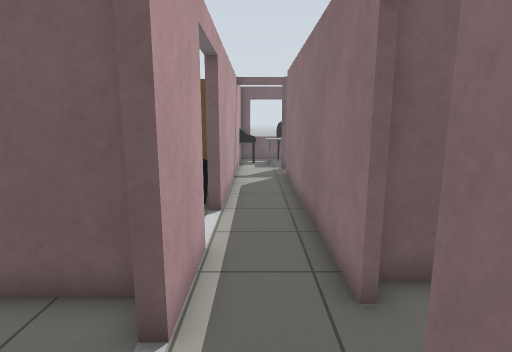
[1] (above)

24 first-person views from a walk through a Gazebo world. The camera is 1.3 m above the floor, tilts 10° down and sees 80° across. The floor is counted in squares, 0.5 m on a side. Each view is taken from the middle of a square. On the plan, view 1 faces up. The plan holds only what a view shows up to about 20 squares ahead; the rest is blank. The place goes on beyond the plan. Simple patterns stand in for the simulator's built-in surfaces. Some stock models are drawn as simple stand-ins. Surface patterns are stand-ins for the level's own textures.

[2]
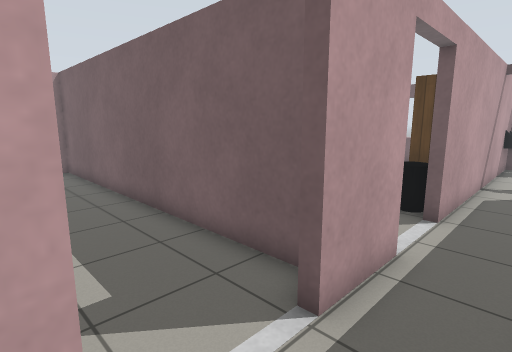

[3]
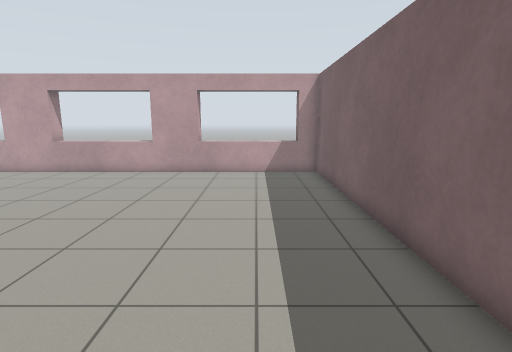

[4]
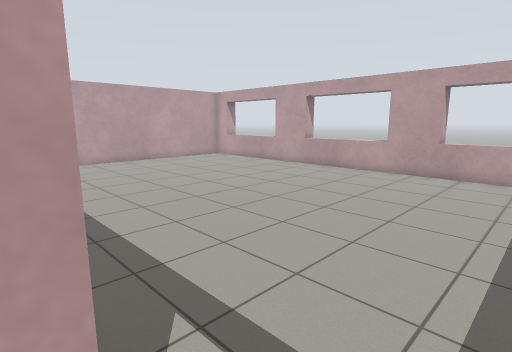

[5]
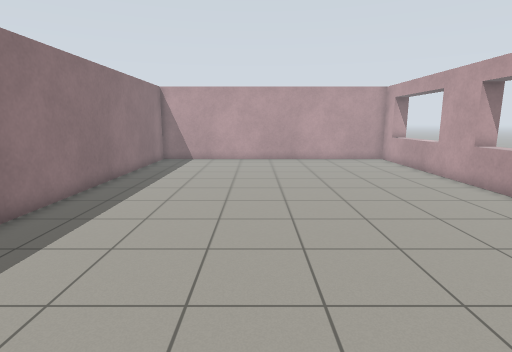

[6]
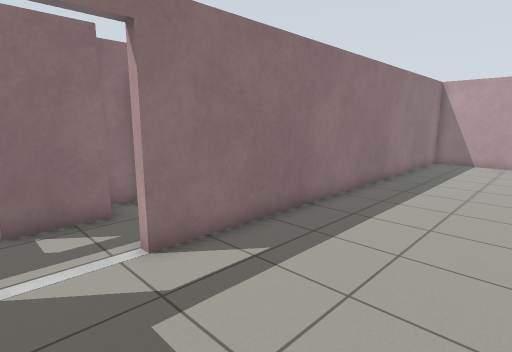

[7]
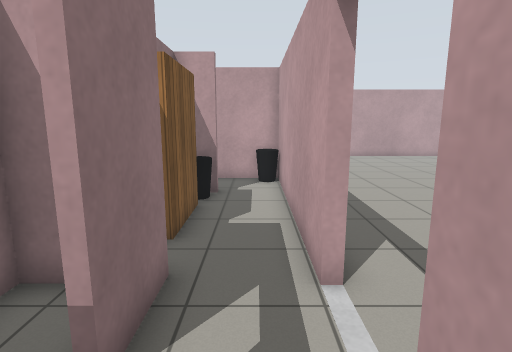

[8]
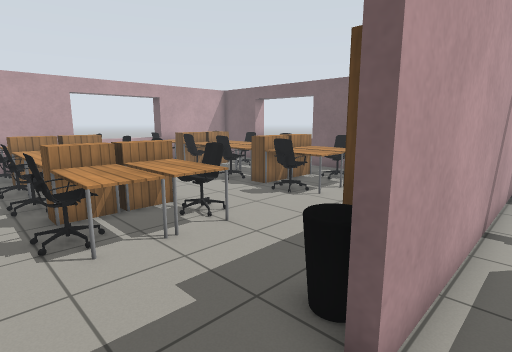

[9]
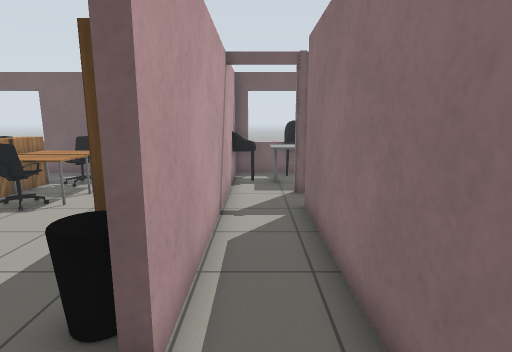

[10]
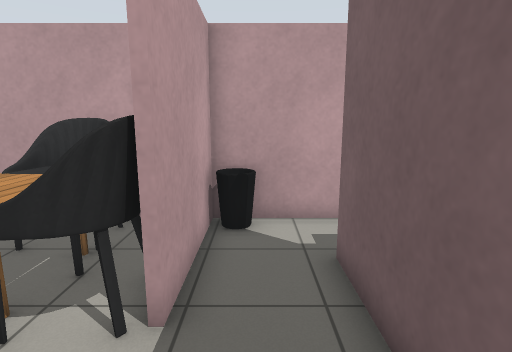

[11]
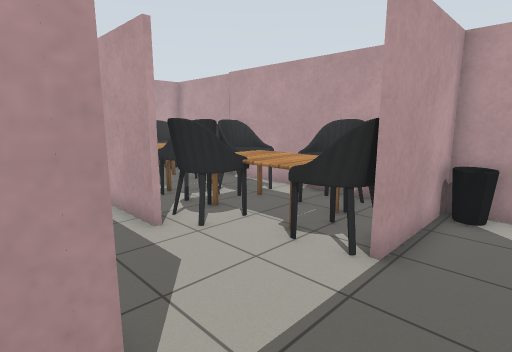

[12]
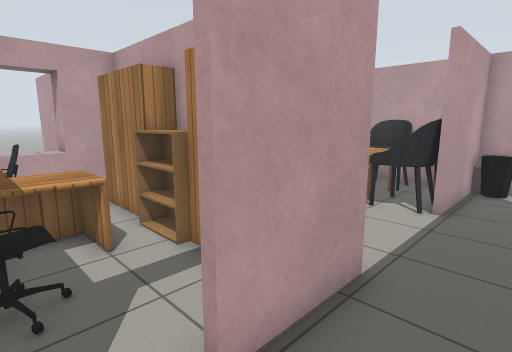

[13]
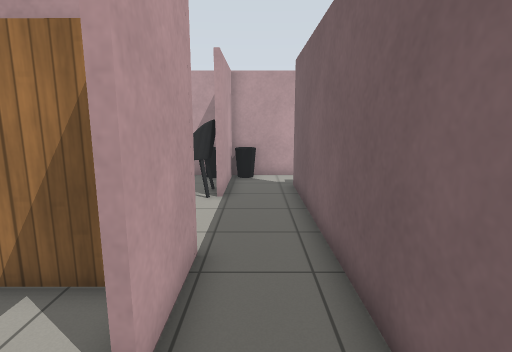

[14]
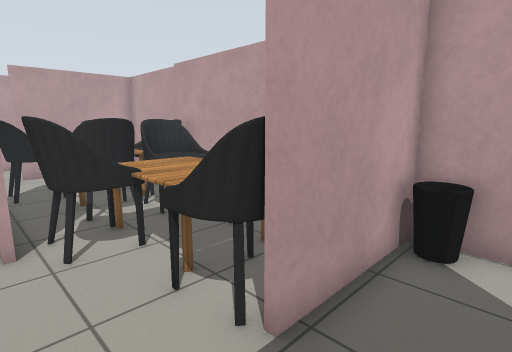

[15]
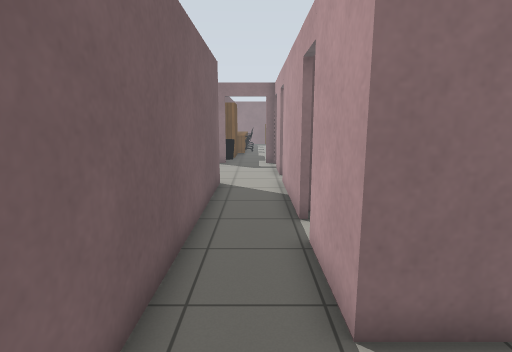

[16]
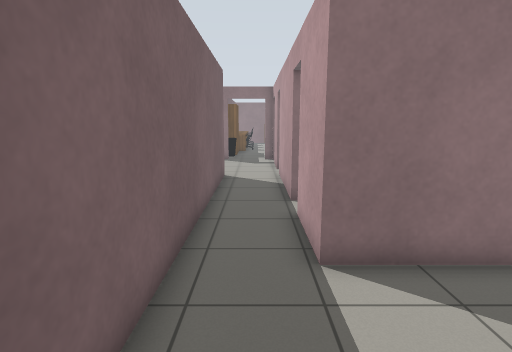

[17]
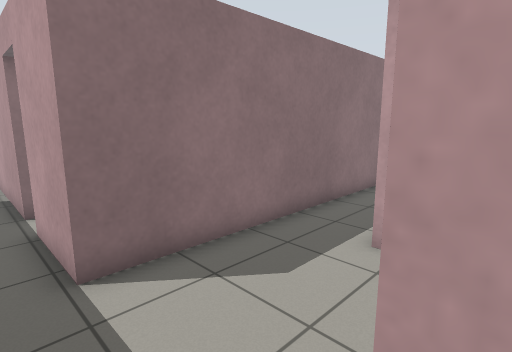

[18]
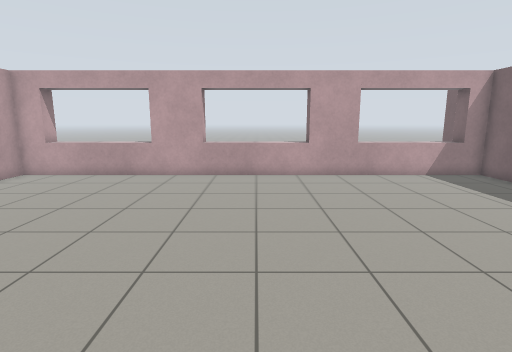

[19]
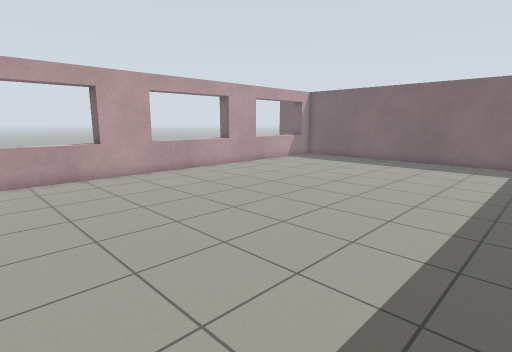

[20]
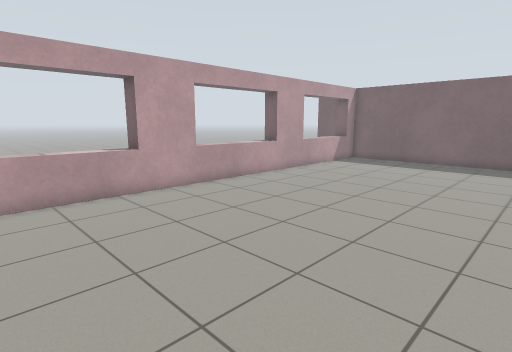

[21]
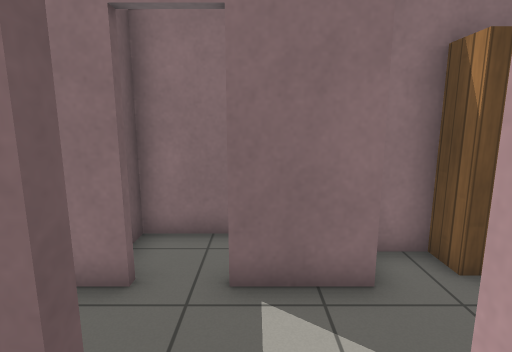

[22]
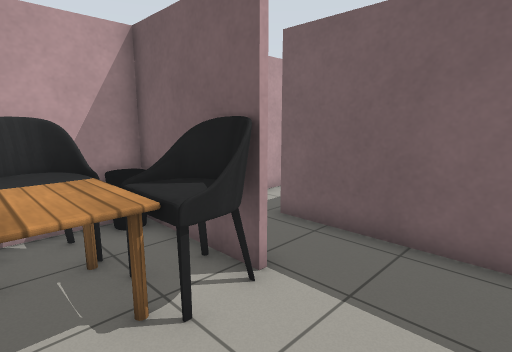

[23]
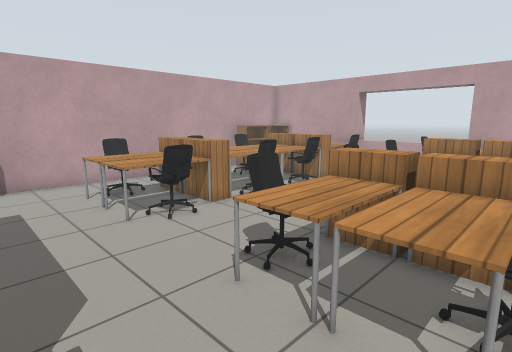

[24]
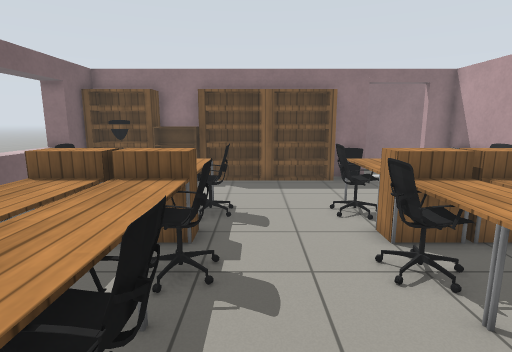

### Floor plan
Points are (right, up) in squares from view 1. A wall is a line through its corners. A room is listed if a view was taken in it or the views show most of it. See-through windows are left out.
Room 1 (views 1, 2, 10, 11, 12, 13, 14, 15, 16, 17, 22)
walls: (3.5, -9.4) (0.5, -9.4); (0.5, -9.2) (3.5, -9.2); (1.4, -6.1) (2.3, -6.1); (-1, -10.4) (-1, -17.5); (5.6, -14) (5.6, -17); (2.9, -1.6) (2.9, -0.2); (12.9, -9.2) (15.5, -9.2); (1.5, 0) (1.5, 2.5); (8.3, -17.5) (8.3, -9.2) (11.4, -9.2); (-1, 0.4) (-1, -7.6); (15.5, -6.4) (1.4, -6.4)
ways out: opening at (-1, 2) to room 2; opening at (0.5, 4.5) to room 3; open door at (2, 3.5) to room 5; open door at (12.5, -9)
objects: bin (-1, -10) to (0, -10); bin (-1, -9) to (0, -8); other object (0, -17) to (1, -17); chair (0, -16) to (2, -15); chair (0, -13) to (1, -11); table (1, -14) to (4, -12); table (2, -17) to (3, -17); chair (2, -17) to (4, -15); chair (2, -11) to (4, -10); bin (2, -5); bookshelf (2, -4) to (2, -2); chair (3, -14) to (5, -13)
Room 2 (views 3, 4, 5, 6, 18, 19, 20, 21)
walls: (-1.4, -7.5) (-1.4, 0.4) (-1, 0.4); (-1.4, -17.5) (-1.4, -10.4); (-1, 3.2) (-1.4, 3.2) (-1.4, 3.6); (-1.7, 4.2) (-17, 4.2) (-17, -17.5)
ways out: opening at (-1, 2) to room 1
Room 3 (views 7, 8, 9)
walls: (-1, 6) (-1, 3.2); (1.5, 4) (1.5, 15.2); (-1, 14.5) (-1, 8.8)
ways out: opening at (0.5, 4.5) to room 1; opening at (-1, 7) to room 4; opening at (0.5, 15)
Room 4 (views 23, 24)
walls: (-1, 8.8) (-1.4, 8.8) (-1.4, 10.2); (-1.4, 16.6) (-1.4, 18.5); (-17.5, 4.8) (-1.4, 4.8) (-1.4, 6) (-1, 6)
ways out: opening at (-1, 7) to room 3
objects: other object (-17, 6); other object (-17, 7) to (-17, 8); other object (-17, 10); other object (-17, 11) to (-17, 12); other object (-17, 15); other object (-17, 16); bookshelf (-16, 6) to (-15, 6); wooden box (-16, 8) to (-15, 9); wooden box (-16, 10) to (-15, 11); wooden box (-16, 15) to (-15, 16); wooden box (-16, 17) to (-15, 19); office chair (-14, 7) to (-13, 8); table (-14, 9) to (-13, 9); table (-14, 10) to (-13, 10); office chair (-14, 11) to (-13, 12); office chair (-14, 15) to (-13, 15); table (-14, 16) to (-13, 16); other object (-14, 17) to (-13, 18); other object (-14, 19) to (-13, 19); table (-12, 8) to (-11, 9); table (-12, 10) to (-11, 11); table (-12, 15) to (-10, 16); table (-12, 17) to (-11, 18); office chair (-11, 7) to (-11, 8); office chair (-11, 11) to (-11, 12); office chair (-11, 15); other object (-11, 19); wooden box (-10, 8) to (-9, 9); wooden box (-10, 10) to (-9, 11); wooden box (-10, 15) to (-9, 17); wooden box (-10, 18) to (-9, 19); office chair (-8, 7) to (-7, 8); table (-8, 8) to (-6, 9); table (-8, 10) to (-6, 11); office chair (-8, 11) to (-7, 12); office chair (-8, 15) to (-7, 15); table (-8, 15) to (-6, 16); table (-8, 17) to (-6, 19); office chair (-8, 19) to (-7, 19); bookshelf (-3, 17) to (-2, 18); bin (-2, 9) to (-2, 10); bookshelf (-2, 11) to (-2, 13); bookshelf (-2, 14) to (-2, 16); bookshelf (-2, 18) to (-2, 19)
Room 5 (no view inside)
walls: (3.9, 2.6) (3.9, 4.7) (2, 4.7); (3, 0.4) (3.9, 0.4)
ways out: open door at (2, 3.5) to room 1

Positions as (right, up) in squares from view 1, and headings:
1: (0, 0), facing up
2: (1, 0), facing up-left
3: (-1, 1), facing left
4: (-1, 2), facing down-left
5: (-8, 3), facing down
6: (-7, 3), facing down-right
7: (0, 5), facing down
8: (0, 6), facing up-left
9: (0, 6), facing up
10: (7, -8), facing left
11: (9, -7), facing down-left
12: (13, -7), facing down-left
13: (14, -8), facing left
14: (6, -7), facing down-left
15: (5, -8), facing right
16: (3, -8), facing right
17: (3, -8), facing down-right
18: (-2, -7), facing left
19: (-2, -17), facing up-left
20: (-6, -17), facing up-left
21: (-3, 2), facing right
22: (7, -13), facing up-left
23: (-3, 19), facing down-left
24: (-16, 14), facing right
